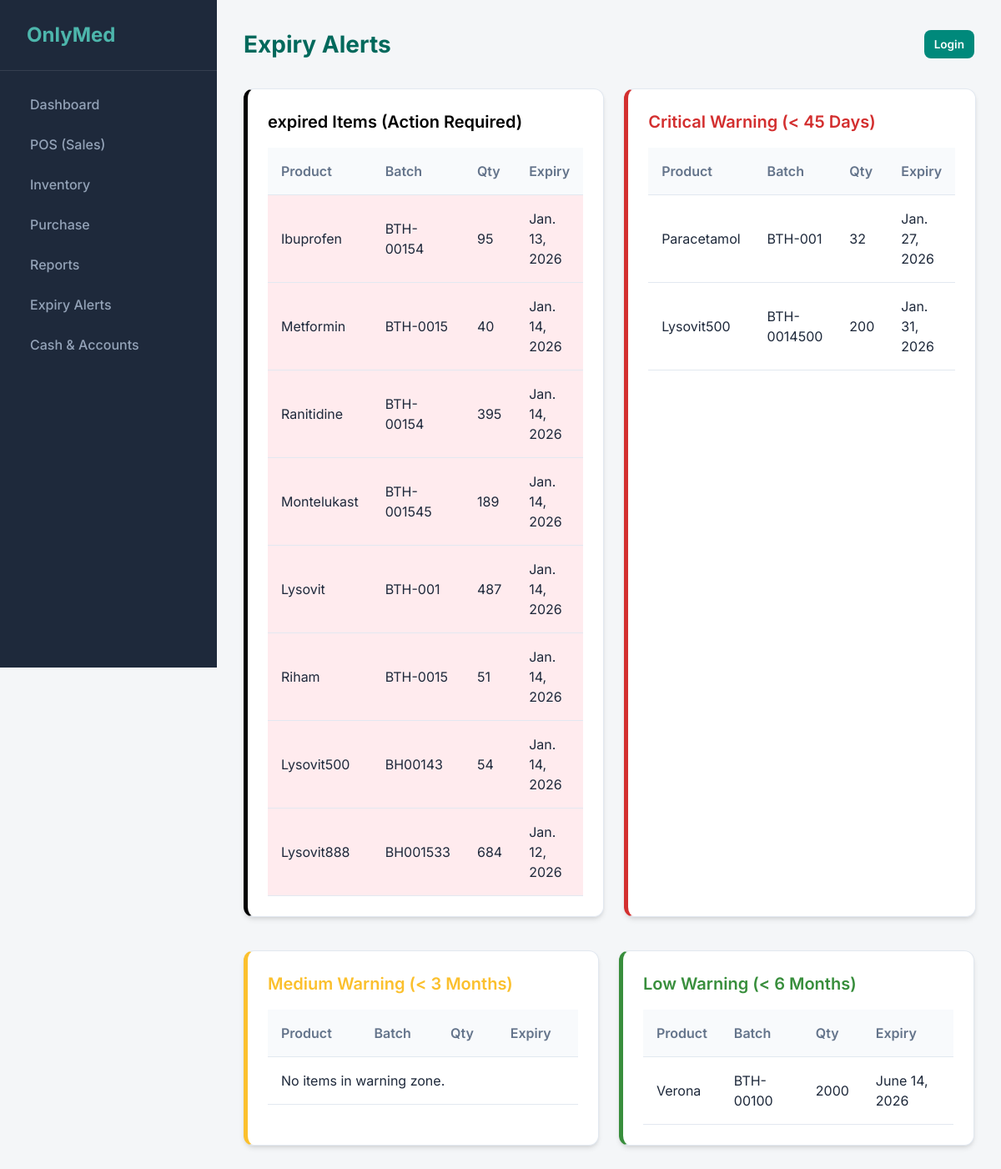
The page /reports/expiry-alerts/ on the database as committed earlier.
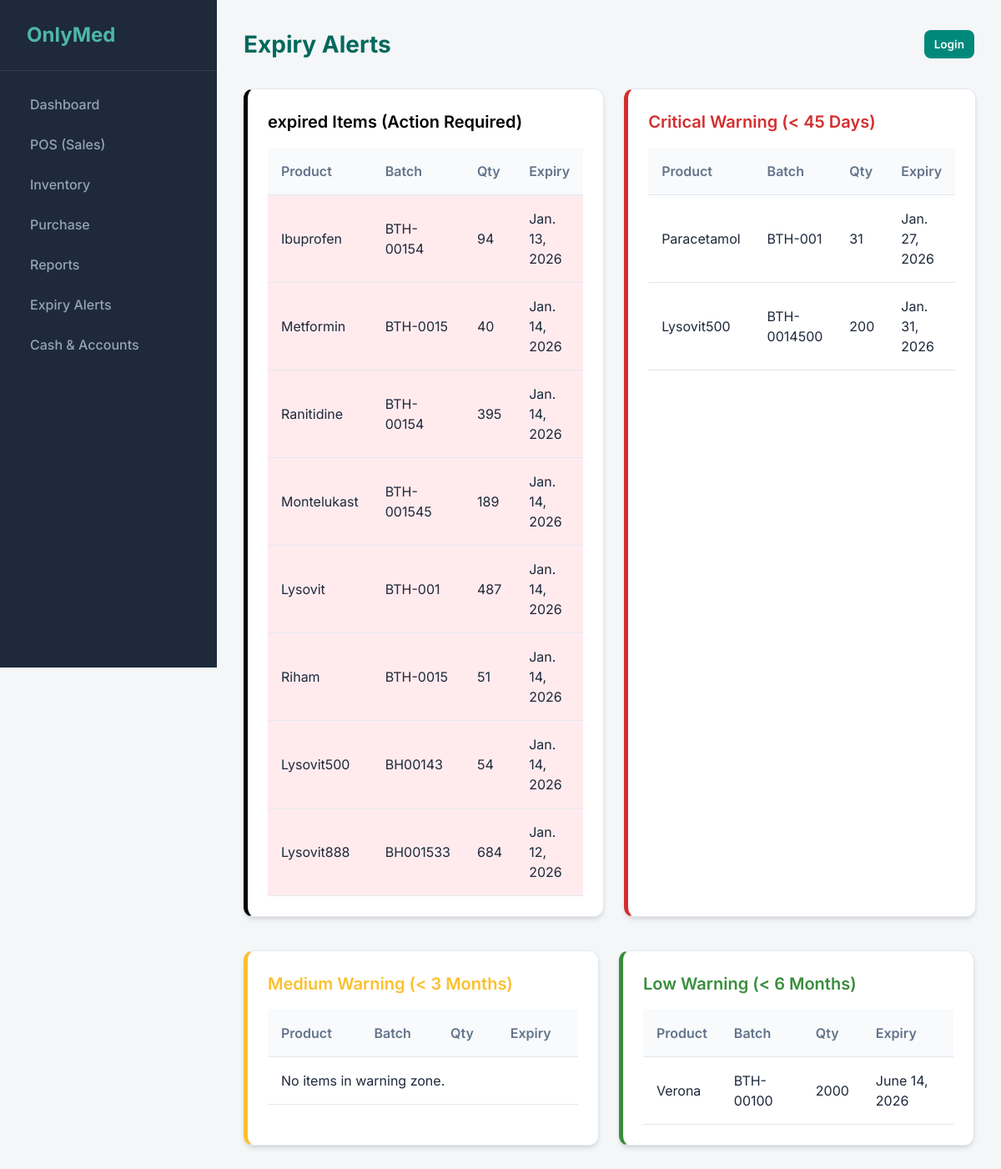
The same page on the database as committed later.
### inventory/models.py (models this page shows, shortened)
class Batch(models.Model):
    product = models.ForeignKey(Product, on_delete=models.CASCADE, related_name='batches')
    batch_number = models.CharField(max_length=50)
    expiry_date = models.DateField()
    purchase_price = models.DecimalField(max_digits=10, decimal_places=2)
    sale_price = models.DecimalField(max_digits=10, decimal_places=2, blank=True, null=True, help_text="Leave empty to enter manually during sale")
    quantity = models.PositiveIntegerField(default=0)
    created_at = models.DateTimeField(auto_now_add=True)
    updated_at = models.DateTimeField(auto_now=True)

class Product(models.Model):
    brand = models.ForeignKey(Brand, on_delete=models.CASCADE, related_name='products')
    name = models.CharField(max_length=200, help_text="Generic Name")
    category = models.ForeignKey(Category, on_delete=models.CASCADE, related_name='products')
    company = models.CharField(max_length=100, blank=True, help_text="Company Name")
    description = models.TextField(blank=True)
    tax_percentage = models.DecimalField(max_digits=5, decimal_places=2, default=0.0, help_text="Tax percentage (0 to 100)")
    created_at = models.DateTimeField(auto_now_add=True)
    updated_at = models.DateTimeField(auto_now=True)

### reports/views.py (the view)
# urls.py: path('expiry-alerts/', views.expiry_alerts, name='expiry_alerts'),
def expiry_alerts(request):
    today = timezone.now().date()
    red_limit = today + timedelta(days=45)
    yellow_limit = today + timedelta(days=90)
    green_limit = today + timedelta(days=180)
    expired = Batch.objects.filter(expiry_date__lt=today, quantity__gt=0)
    red_zone = Batch.objects.filter(
        expiry_date__gte=today,
        expiry_date__lte=red_limit,
        quantity__gt=0
    )
    yellow_zone = Batch.objects.filter(
        expiry_date__gt=red_limit,
        expiry_date__lte=yellow_limit,
        quantity__gt=0
    )
    green_zone = Batch.objects.filter(
        expiry_date__gt=yellow_limit,
        expiry_date__lte=green_limit,
        quantity__gt=0
    )
    context = {
        'expired': expired,
        'red_zone': red_zone,
        'yellow_zone': yellow_zone,
        'green_zone': green_zone,
    }
    return render(request, 'reports/expiry_alerts.html', context)

### templates/reports/expiry_alerts.html (shortened to what the changed rows need)
{% extends 'base.html' %}
{% block page_title %}Expiry Alerts{% endblock %}
{% block content %}
<div class="grid-2">
    <div class="card" style="border-left: 5px solid #000;">
        <table>
            <thead>
                <tr>
                    <th>Product</th>
                    <th>Batch</th>
                    <th>Qty</th>
                    <th>Expiry</th>
                </tr>
            </thead>
            <tbody>
                {% for b in expired %}
                <tr style="background: #ffebee;">
                    <td>{{ b.product.name }}</td>
                    <td>{{ b.batch_number }}</td>
                    <td>{{ b.quantity }}</td>
                    <td>{{ b.expiry_date }}</td>
                </tr>
                {% empty %}<tr>
                    <td colspan="4">No expired items in stock.</td>
                </tr>
                {% endfor %}
            </tbody>
        </table>
    </div>
    <div class="card" style="border-left: 5px solid #d32f2f;">
                <table>
                    <thead>
                        <tr>
                            <th>Product</th>
                            <th>Batch</th>
                            <th>Qty</th>
                            <th>Expiry</th>
                        </tr>
                    </thead>
                    <tbody>
                        {% for b in red_zone %}
                        <tr>
                            <td>{{ b.product.name }}</td>
                            <td>{{ b.batch_number }}</td>
                            <td>{{ b.quantity }}</td>
                            <td>{{ b.expiry_date }}</td>
                        </tr>
                        {% empty %}<tr>
                            <td colspan="4">No items in critical zone.</td>
                        </tr>
                        {% endfor %}
                    </tbody>
                </table>
    </div>
</div>
<div class="grid-2 mt-4">
    <div class="card" style="border-left: 5px solid #fbc02d;">
                <table>
                    <thead>
                        <tr>
                            <th>Product</th>
                            <th>Batch</th>
                            <th>Qty</th>
                            <th>Expiry</th>
                        </tr>
                    </thead>
                </table>
    </div>
    <div class="card" style="border-left: 5px solid #388e3c;">
                <table>
                    <thead>
                        <tr>
                            <th>Product</th>
                            <th>Batch</th>
                            <th>Qty</th>
                            <th>Expiry</th>
                        </tr>
                    </thead>
                </table>
    </div>
</div>
{% endblock %}

Rows that differ between the two databases and show on the page:
changed Batch "Jan. 13, 2026": quantity "95" → "94"
changed Batch "Jan. 27, 2026": quantity "32" → "31"
